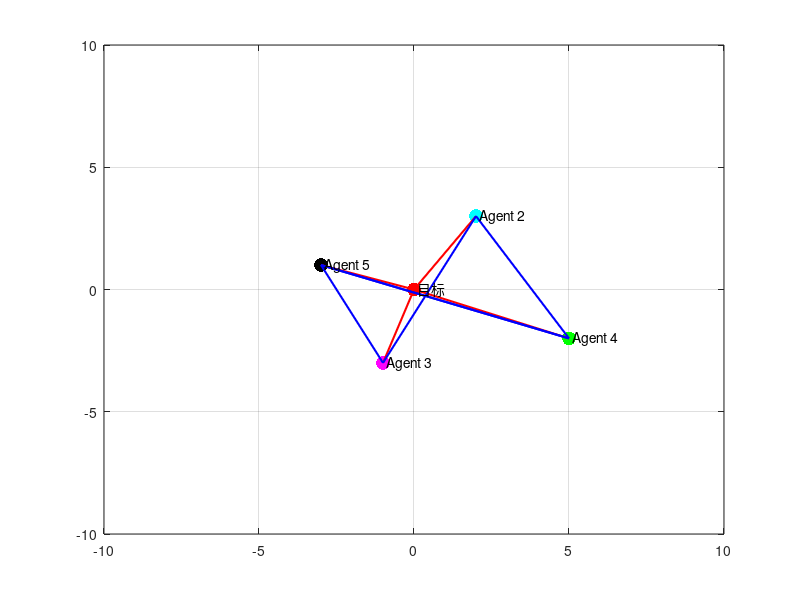

This figure's MATLAB source: (Note: this script raises an error after producing the figure.)
clc;clear;close all;
n = 12550;
%% 期望值依靠构型计算出
gg21=[0,-1];
gg23=[-1,-1];
gg24=[1,-1];

gg31=[1,0];
gg32=[1,1];
gg35=[1,-1];

gg41=[-1,0];
gg42=[-1,1];
gg45=[-1,-1];

gg51=[0,1];
gg53=[-1,1];
gg54=[1,1];
%将计算期望单位化
gg21=gg21/norm(gg21);
gg23=gg23/norm(gg23);
gg24=gg24/norm(gg24);

gg31=gg31/norm(gg31);
gg32=gg32/norm(gg32);
gg35=gg35/norm(gg35);

gg41=gg41/norm(gg41);
gg42=gg42/norm(gg42);
gg45=gg45/norm(gg45);

gg51=gg51/norm(gg51);
gg53=gg53/norm(gg53);
gg54=gg54/norm(gg54);

%% 目标点
p1 =[0,0];
%% 2号
p2(1,:)=[2,3];
%% 3号
p3(1,:)=[-1,-3];
%% 4号
p4(1,:)=[5,-2];
%% 5号
p5(1,:)=[-3,1];
%% 参数
w = 0.1;%角速度
d = 5;%距离目标点之间的距离
for i=1:n
dt=0.01;   %仿真步长
t= 0.01*(i-1);%模拟时间
a = w*t;%角加速度
R = [cos(a),-sin(a);  %旋转矩阵
     sin(a),cos(a) ];
% R = 1;   %不旋转 
I = [1,0;
     0,1;];%单位矩阵
%% 智能体之间的方位信息

g23 = (p3- p2)/sqrt( (p2(i,1)-p3(i,1))^2 + (p2(i,2)-p3(i,2))^2 );
g24 = (p4 - p2)/sqrt( (p2(i,1)-p4(i,1))^2 + (p2(i,2)-p4(i,2))^2 );

g32 = (p2- p3)/sqrt( (p3(i,1)-p2(i,1))^2 + (p3(i,2)-p2(i,2))^2 );
g35 = (p5 - p3)/sqrt( (p3(i,1)-p5(i,1))^2 + (p3(i,2)-p5(i,2))^2 );

g42 = (p2 - p4)/sqrt( (p4(i,1)-p2(i,1))^2 + (p4(i,2)-p2(i,2))^2 );
g45 = (p5 - p4)/sqrt( (p4(i,1)-p5(i,1))^2 + (p4(i,2)-p5(i,2))^2 );


g53 = (p3 - p5)/sqrt( (p5(i,1)-p3(i,1))^2 + (p5(i,2)-p3(i,2))^2 );
g54 = (p4 - p5)/sqrt( (p5(i,1)-p4(i,1))^2 + (p5(i,2)-p4(i,2))^2 );


%% 智能体到目标点的方位
g21 = (p1 - p2)/sqrt( (p2(i,1)-p1(i,1))^2 + (p2(i,2)-p1(i,2))^2 );
g31 = (p1 - p3)/sqrt( (p3(i,1)-p1(i,1))^2 + (p3(i,2)-p1(i,2))^2 );
g41 = (p1 - p4)/sqrt( (p4(i,1)-p1(i,1))^2 + (p4(i,2)-p1(i,2))^2 );
g51 = (p1 - p5)/sqrt( (p5(i,1)-p1(i,1))^2 + (p5(i,2)-p1(i,2))^2 );
%% 智能体到中心点的距离
dis21 = sqrt( (p2(i,1)-p1(i,1))^2 + (p2(i,2)-p1(i,2))^2  );
dis31 = sqrt( (p3(i,1)-p1(i,1))^2 + (p3(i,2)-p1(i,2))^2  );
dis41 = sqrt( (p4(i,1)-p1(i,1))^2 + (p4(i,2)-p1(i,2))^2  );
dis51 = sqrt( (p5(i,1)-p1(i,1))^2 + (p5(i,2)-p1(i,2))^2  );

dis53 = sqrt( (p5(i,1)-p3(i,1))^2 + (p5(i,2)-p3(i,2))^2  );
dis23 = sqrt( (p2(i,1)-p3(i,1))^2 + (p2(i,2)-p3(i,2))^2  );
dis34 = sqrt( (p3(i,1)-p4(i,1))^2 + (p3(i,2)-p4(i,2))^2  );
dis42 = sqrt( (p4(i,1)-p2(i,1))^2 + (p4(i,2)-p2(i,2))^2  );
%% 计算投影矩阵 注意一定要是.乘的形式 不然会报错
Pg21 = I - (g21(i,:).*g21(i,:)');
Pg23 = I - (g23(i,:).*g23(i,:)');
Pg24 = I - (g24(i,:).*g24(i,:)');

Pg31 = I - (g31(i,:).*g31(i,:)');
Pg32 = I - (g32(i,:).*g32(i,:)');
Pg35 = I - (g35(i,:).*g35(i,:)');

Pg41 = I - (g41(i,:).*g41(i,:)');
Pg42 = I - (g42(i,:).*g42(i,:)');
Pg45 = I - (g45(i,:).*g45(i,:)');

Pg51 = I - (g51(i,:).*g51(i,:)');
Pg53 = I - (g53(i,:).*g53(i,:)');
Pg54 = I - (g54(i,:).*g54(i,:)');


p1(i+1,1)=p1(i,1);
p1(i+1,2)=p1(i,2);


%% 计算控制量
%参数x1 x2 x3 *R

x1=-5;
x2=-1;
x3=1;

u2 =(x1*( Pg23*R*(gg23)' + Pg24*R*(gg24)'))'+x2*(Pg21*R*(gg21)')';

p2(i+1,1)=p2(i,1)+ u2(1,1)*dt + x3*(dis21 - d)*g21(i,1)*dt ;
p2(i+1,2)=p2(i,2)+ u2(1,2)*dt + x3*(dis21 - d)*g21(i,2)*dt  ;



u3 = (x1*( Pg32*R*(gg32)' + Pg35*R*(gg35)'))'+x2*(Pg31*R*(gg31)')';

p3(i+1,1)=p3(i,1)+ u3(1,1)*dt + x3*(dis31- d)*g31(i,1)*dt;
p3(i+1,2)=p3(i,2)+ u3(1,2)*dt + x3*(dis31- d)*g31(i,2)*dt;

 
u4 =(x1*( Pg42*R*(gg42)' + Pg45*R*(gg45)'))'+x2*(Pg41*R*(gg41)')';

p4(i+1,1)=p4(i,1)+ u4(1,1)*dt + x3*(dis41- d)*g41(i,1)*dt;
p4(i+1,2)=p4(i,2)+ u4(1,2)*dt + x3*(dis41- d)*g41(i,1)*dt;



u5 =(x1*( Pg53*R*(gg53)' + Pg54*R*(gg54)'))'+x2*(Pg51*R*(gg51)')';
p5(i+1,1)=p5(i,1)+ u5(1,1)*dt + x3*(dis51- d)*g51(i,1)*dt;
p5(i+1,2)=p5(i,2)+ u5(1,2)*dt + x3*(dis51- d)*g51(i,2)*dt;

    
%% 画图
if((mod(i,1)==0&&(i<20))||(mod(i,5)==0&&(i>20)&&i<100)||(mod(i,10)==0&&(i>100)&&i<200)||(mod(i,50)==0&&(i>200)))


     plot(p2(:,1),p2(:,2),"b-");
     
     hold on;
     plot(p3(:,1),p3(:,2),"m-");
     plot(p4(:,1),p4(:,2),"g-");
     plot(p5(:,1),p5(:,2),"-k");


plot(p1(i,1),p1(i,2),'r.','markersize',30);
plot(p2(i,1),p2(i,2),'c.','markersize',30);
hold on;
plot(p3(i,1),p3(i,2),'m.','markersize',30);
plot(p4(i,1),p4(i,2),'g.','markersize',30);
plot(p5(i,1),p5(i,2),'k.','markersize',30);

plot([p1(i,1),p2(i,1)],[p1(i,2),p2(i,2)],'r-','linewidth',1.5);
plot([p1(i,1),p3(i,1)],[p1(i,2),p3(i,2)],'r-','linewidth',1.5);
plot([p1(i,1),p4(i,1)],[p1(i,2),p4(i,2)],'r-','linewidth',1.5);
plot([p1(i,1),p5(i,1)],[p1(i,2),p5(i,2)],'r-','linewidth',1.5);
plot([p3(i,1),p2(i,1)],[p3(i,2),p2(i,2)],'b-','linewidth',1.5);
plot([p4(i,1),p5(i,1)],[p4(i,2),p5(i,2)],'b-','linewidth',1.5);
plot([p4(i,1),p2(i,1)],[p4(i,2),p2(i,2)],'b-','linewidth',1.5);
plot([p5(i,1),p4(i,1)],[p5(i,2),p4(i,2)],'b-','linewidth',1.5);
plot([p5(i,1),p3(i,1)],[p5(i,2),p3(i,2)],'b-','linewidth',1.5);

grid on;

text(p1(i,1)+0.1,p1(i,2),['目标']);
text(p2(i,1)+0.1,p2(i,2),['Agent 2']);
text(p3(i,1)+0.1,p3(i,2),['Agent 3']);
text(p4(i,1)+0.1,p4(i,2),['Agent 4']);
text(p5(i,1)+0.1,p5(i,2),['Agent 5']);

xlim([-10,10]);
ylim([-10,10]);


hold off;
    F=getframe(gcf);
    I=frame2im(F);
    [I,map]=rgb2ind(I,256);

hold off;   
end
    
    
end    